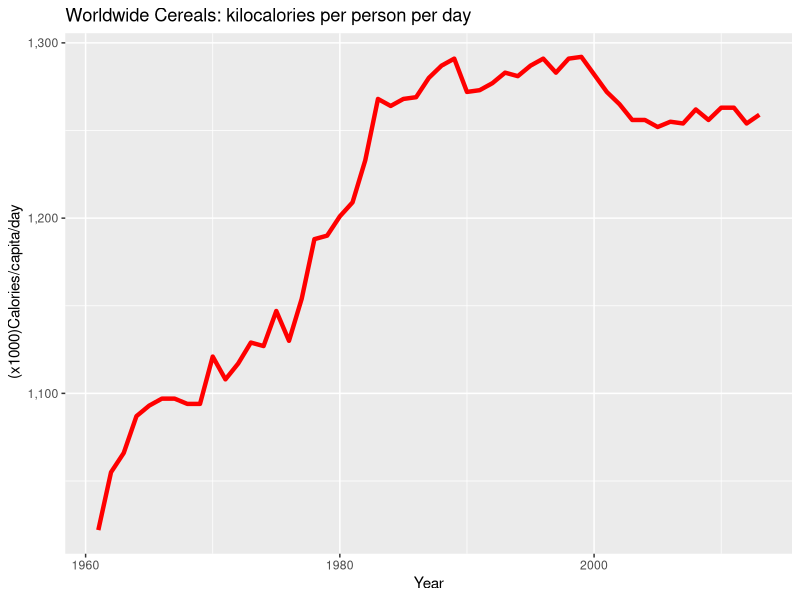
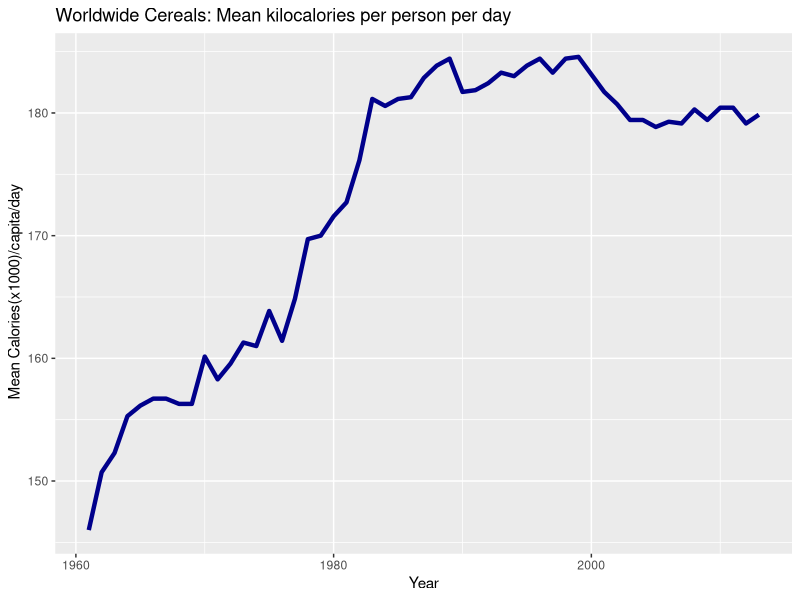
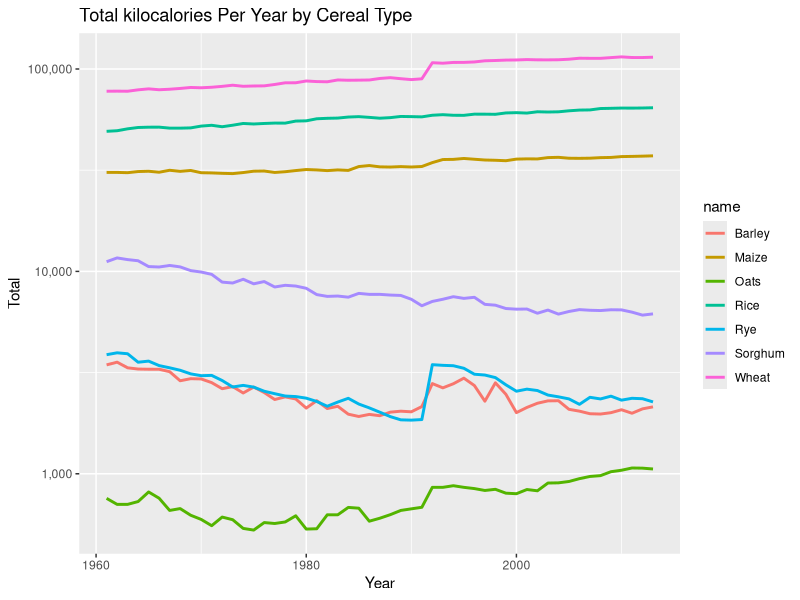
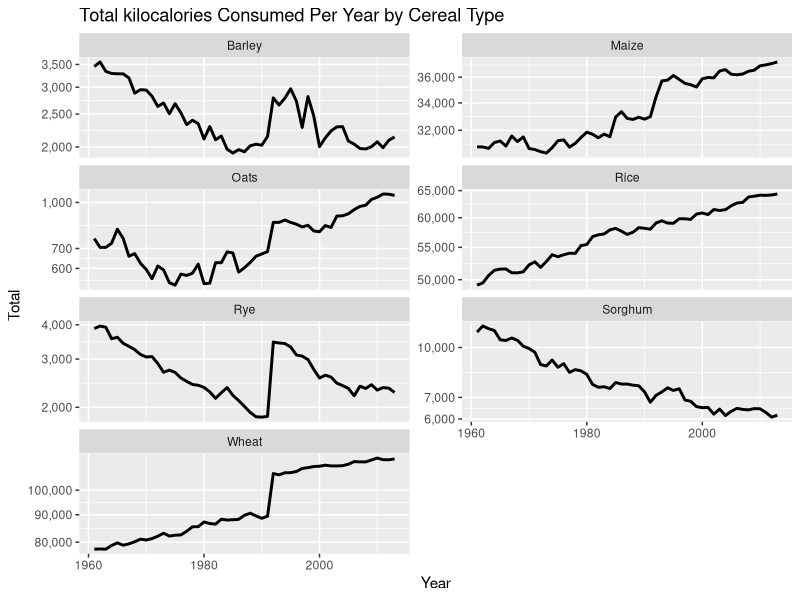

These figures' R source, in order:
## ---- chunk 1
knitr::opts_chunk$set(echo = TRUE)
library(ggplot2)
library(scales)
library(dplyr)
library(tidyr)
library(readr)
library(skimr)
## ---- chunk 2
cereals <- read.csv("./DATA/per-capita-consumption-of-cereals-by-commodity-type-daily-kilocalories.csv") 
colnames(cereals) <- c("Country","Code","Year","Wheat","Rice","Barley","Maize","Rye","Oats","Sorghum")
summary(cereals)
## ---- chunk 3
world_longer <- cereals %>% filter(Country =="World") %>% select(-Code) %>%
  pivot_longer(cols = Wheat:Sorghum)
## ---- chunk 4
world_yearly <- world_longer %>% group_by(Year) %>%
  summarise(Total = sum(value),
            Median = median(value),
            Mean = mean(value))
## ---- chunk 5
ggplot(world_yearly) + geom_line(aes(x=Year,y=Total),lwd=1.5,col='red') +
  labs(title="Worldwide Cereals: kilocalories per person per day",y=" (x1000)Calories/capita/day") + 
    scale_y_continuous(labels = comma)
## ---- chunk 6
ggplot(world_yearly) + geom_line(aes(x=Year,y=Mean),lwd=1.5,col="darkblue") +
  labs(title="Worldwide Cereals: Mean kilocalories per person per day",y=" Mean Calories(x1000)/capita/day") + 
    scale_y_continuous(labels = comma)
## ---- chunk 7
cereals_longer <- cereals %>% filter(Country !="World") %>% select(-Code) %>%
  pivot_longer(cols = Wheat:Sorghum) 

## ---- chunk 8
 cereals_by_years <- cereals_longer %>% filter(value >0) %>% group_by(name,Year) %>% 
  summarise(Count = n(),
            Total = sum(value),
            Mean = mean(value)) %>% ungroup()
## ---- chunk 9
ggplot(cereals_by_years) + geom_line(aes(x=Year,y=Total,col=name),lwd=1) +
  scale_y_log10(labels = comma) + 
  labs(title="Total kilocalories Per Year by Cereal Type")
## ---- chunk 10
ggplot(cereals_by_years) + geom_line(aes(x=Year,y=Total),lwd=1) + 
  facet_wrap(~name,scale = "free_y",ncol=2) +
  scale_y_log10(labels = comma) + 
  labs(title="Total kilocalories Consumed Per Year by Cereal Type")
